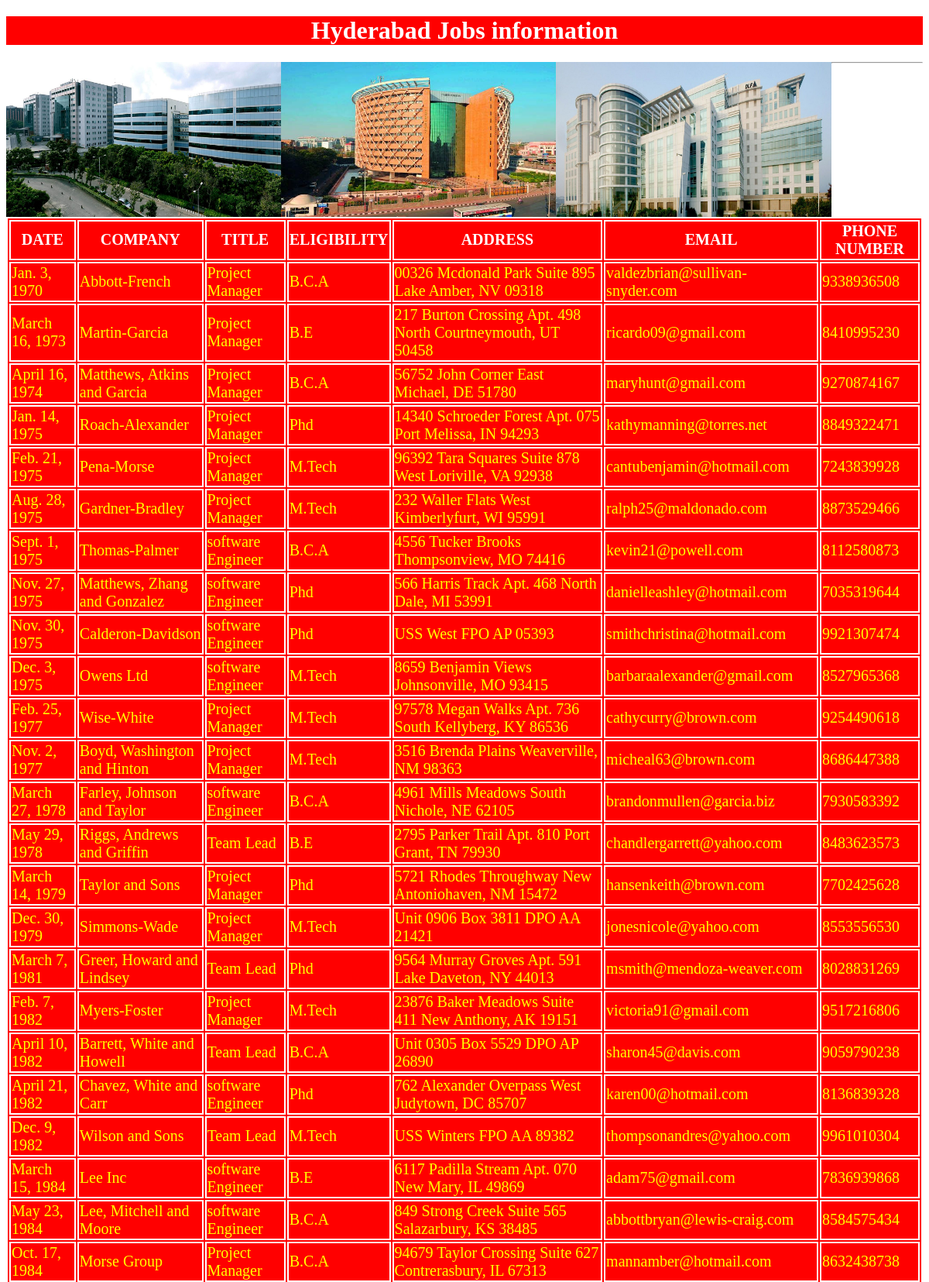
Screenshot of /hydjob/ (upper part) with the database file from the repository.
### testapp/models.py (models this page shows)
class hydjobs(models.Model):
    date=models.DateField();
    company=models.CharField(max_length=100);
    title=models.CharField(max_length=100);
    eligibility=models.CharField(max_length=100);
    address=models.CharField(max_length=100);
    email=models.EmailField();
    phonenumber=models.IntegerField()

### testapp/views.py (the view)
# urls.py: url(r'^hydjob/', views.hydjobss),
def hydjobss(request):
    jobs_list=hydjobs.objects.order_by('date')
    my_dict={'jobs_list':jobs_list}
    return render(request,'testapp/hydjobs.html',context=my_dict)

### templates/testapp/hydjobs.html (shortened to what this page needs)
<!DOCTYPE html>
{% load static %}
<html lang="en" dir="ltr">
  <head>
    <link rel="stylesheet" href="{% static "css/demo.css" %}">
  </head>
  <body>
    <h1>Hyderabad Jobs information</h1>
    <img src="{% static "images/hyd1.jpg" %}" alt="">
    <img src="{% static "images/hyd2.jpg" %}" alt="">
    <img src="{% static "images/hyd3.jpg" %}" alt="">
    <hr>
    {% if jobs_list %}
    <table id='tab'>
      <thead>
        <th>DATE</th>
        <th>COMPANY</th>
        <th>TITLE</th>
        <th>ELIGIBILITY</th>
        <th>ADDRESS</th>
        <th>EMAIL</th>
        <th>PHONE NUMBER</th>
      </thead>
      {%for job in jobs_list %}
      <tr>
        <td>{{job.date}}</td>
        <td>{{job.company}}</td>
        <td>{{job.title}}</td>
        <td>{{job.eligibility}}</td>
        <td>{{job.address}}</td>
        <td>{{job.email}}</td>
        <td>{{job.phonenumber}}</td>
      </tr>
      {% endfor %}
    </table>
    {% else %}
    <p>No Jobs Found In Hyderabad</p>
  {% endif %}
  </body>
</html>

### static/css/demo.css (style rules this page uses)
body { background-image: url("https://images.unsplash.com/photo-1564069114553-7215e1ff1890?ixlib=rb-1.2.1&ixid=eyJhcHBfaWQiOjEyMDd9&auto=format&fit=crop&w=500&q=60"); background-repeat: no-repeat; background-size: cover; }
img { height: 200px; width: 30%; float: left; margin: 1.5% border:2px solid red; }
h1 { color: white; text-align: center; background: red; }
table,thead,th,tr,td { color: yellow; border: 2px solid white; font-size: 20px; margin: auto; background: red; }
thead,th { color: white; border: 2px solid white; font-size: 20px; }

### rows the page displays
hydjobs: date "Jan. 3, 1970", company "Abbott-French", title "Project Manager", eligibility "B.C.A", address "00326 Mcdonald Park Suite 895 Lake Amber, NV 09318", email "valdezbrian@sullivan-snyder.com", phonenumber "9338936508"
hydjobs: date "March 16, 1973", company "Martin-Garcia", title "Project Manager", eligibility "B.E", address "217 Burton Crossing Apt. 498 North Courtneymouth, UT 50458", email "ricardo09@gmail.com", phonenumber "8410995230"
hydjobs: date "April 16, 1974", company "Matthews, Atkins and Garcia", title "Project Manager", eligibility "B.C.A", address "56752 John Corner East Michael, DE 51780", email "maryhunt@gmail.com", phonenumber "9270874167"
hydjobs: date "Jan. 14, 1975", company "Roach-Alexander", title "Project Manager", eligibility "Phd", address "14340 Schroeder Forest Apt. 075 Port Melissa, IN 94293", email "kathymanning@torres.net", phonenumber "8849322471"
hydjobs: date "Feb. 21, 1975", company "Pena-Morse", title "Project Manager", eligibility "M.Tech", address "96392 Tara Squares Suite 878 West Loriville, VA 92938", email "cantubenjamin@hotmail.com", phonenumber "7243839928"
hydjobs: date "Aug. 28, 1975", company "Gardner-Bradley", title "Project Manager", eligibility "M.Tech", address "232 Waller Flats West Kimberlyfurt, WI 95991", email "ralph25@maldonado.com", phonenumber "8873529466"
hydjobs: date "Sept. 1, 1975", company "Thomas-Palmer", title "software Engineer", eligibility "B.C.A", address "4556 Tucker Brooks Thompsonview, MO 74416", email "kevin21@powell.com", phonenumber "8112580873"
hydjobs: date "Nov. 27, 1975", company "Matthews, Zhang and Gonzalez", title "software Engineer", eligibility "Phd", address "566 Harris Track Apt. 468 North Dale, MI 53991", email "danielleashley@hotmail.com", phonenumber "7035319644"
hydjobs: date "Nov. 30, 1975", company "Calderon-Davidson", title "software Engineer", eligibility "Phd", address "USS West FPO AP 05393", email "smithchristina@hotmail.com", phonenumber "9921307474"
hydjobs: date "Dec. 3, 1975", company "Owens Ltd", title "software Engineer", eligibility "M.Tech", address "8659 Benjamin Views Johnsonville, MO 93415", email "barbaraalexander@gmail.com", phonenumber "8527965368"
hydjobs: date "Feb. 25, 1977", company "Wise-White", title "Project Manager", eligibility "M.Tech", address "97578 Megan Walks Apt. 736 South Kellyberg, KY 86536", email "cathycurry@brown.com", phonenumber "9254490618"
hydjobs: date "Nov. 2, 1977", company "Boyd, Washington and Hinton", title "Project Manager", eligibility "M.Tech", address "3516 Brenda Plains Weaverville, NM 98363", email "micheal63@brown.com", phonenumber "8686447388"
hydjobs: date "March 27, 1978", company "Farley, Johnson and Taylor", title "software Engineer", eligibility "B.C.A", address "4961 Mills Meadows South Nichole, NE 62105", email "brandonmullen@garcia.biz", phonenumber "7930583392"
hydjobs: date "May 29, 1978", company "Riggs, Andrews and Griffin", title "Team Lead", eligibility "B.E", address "2795 Parker Trail Apt. 810 Port Grant, TN 79930", email "chandlergarrett@yahoo.com", phonenumber "8483623573"
hydjobs: date "March 14, 1979", company "Taylor and Sons", title "Project Manager", eligibility "Phd", address "5721 Rhodes Throughway New Antoniohaven, NM 15472", email "hansenkeith@brown.com", phonenumber "7702425628"
hydjobs: date "Dec. 30, 1979", company "Simmons-Wade", title "Project Manager", eligibility "M.Tech", address "Unit 0906 Box 3811 DPO AA 21421", email "jonesnicole@yahoo.com", phonenumber "8553556530"
hydjobs: date "March 7, 1981", company "Greer, Howard and Lindsey", title "Team Lead", eligibility "Phd", address "9564 Murray Groves Apt. 591 Lake Daveton, NY 44013", email "msmith@mendoza-weaver.com", phonenumber "8028831269"
hydjobs: date "Feb. 7, 1982", company "Myers-Foster", title "Project Manager", eligibility "M.Tech", address "23876 Baker Meadows Suite 411 New Anthony, AK 19151", email "victoria91@gmail.com", phonenumber "9517216806"
hydjobs: date "April 10, 1982", company "Barrett, White and Howell", title "Team Lead", eligibility "B.C.A", address "Unit 0305 Box 5529 DPO AP 26890", email "sharon45@davis.com", phonenumber "9059790238"
hydjobs: date "April 21, 1982", company "Chavez, White and Carr", title "software Engineer", eligibility "Phd", address "762 Alexander Overpass West Judytown, DC 85707", email "karen00@hotmail.com", phonenumber "8136839328"
hydjobs: date "Dec. 9, 1982", company "Wilson and Sons", title "Team Lead", eligibility "M.Tech", address "USS Winters FPO AA 89382", email "thompsonandres@yahoo.com", phonenumber "9961010304"
hydjobs: date "March 15, 1984", company "Lee Inc", title "software Engineer", eligibility "B.E", address "6117 Padilla Stream Apt. 070 New Mary, IL 49869", email "adam75@gmail.com", phonenumber "7836939868"
hydjobs: date "May 23, 1984", company "Lee, Mitchell and Moore", title "software Engineer", eligibility "B.C.A", address "849 Strong Creek Suite 565 Salazarbury, KS 38485", email "abbottbryan@lewis-craig.com", phonenumber "8584575434"
hydjobs: date "Oct. 17, 1984", company "Morse Group", title "Project Manager", eligibility "B.C.A", address "94679 Taylor Crossing Suite 627 Contrerasbury, IL 67313", email "mannamber@hotmail.com", phonenumber "8632438738"
